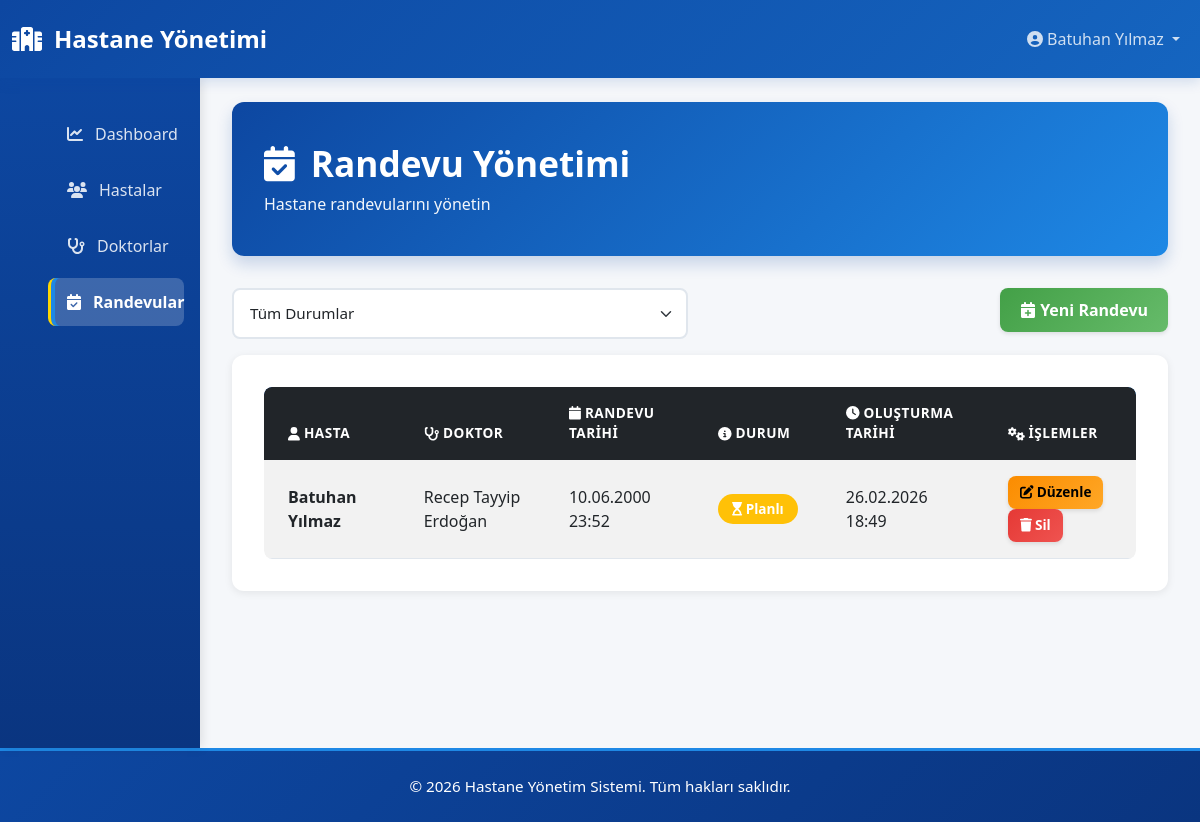
The page /appointments/ (signed in) on the database its author committed.
### user/models.py (models this page shows, shortened)
class CustomUser(AbstractUser):
    ROLE_CHOICES = (
        ('DOCTOR', 'Doctor'),
        ('SECRETARY', 'Secretary'),
    )
    role = models.CharField(max_length=20, choices=ROLE_CHOICES)
    phone = models.CharField(max_length=20, blank=True, null=True)
    created_at = models.DateTimeField(auto_now_add=True)

### appointment/models.py (models this page shows, shortened)
class Appointment(models.Model):
    STATUS_CHOICES = (
        ("SCHEDULED", "Scheduled"),
        ("COMPLETED", "Completed"),
        ("CANCELLED", "Cancelled"),
    )
    patient = models.ForeignKey(Patient, on_delete=models.CASCADE)
    doctor = models.ForeignKey(Doctor, on_delete=models.CASCADE)
    appointment_date = models.DateTimeField()
    status = models.CharField(max_length=20, choices=STATUS_CHOICES, default="SCHEDULED")
    notes = models.TextField(blank=True, null=True)
    created_at = models.DateTimeField(auto_now_add=True)

### patient/models.py (models this page shows, shortened)
class Patient(models.Model):
    GENDER_CHOICES = [
        ('M', 'Erkek'),
        ('F', 'Kadın'),
    ]
    first_name = models.CharField(max_length=100)
    last_name = models.CharField(max_length=100)
    national_id = models.CharField(max_length=20, unique=True)
    date_of_birth = models.DateField()
    gender = models.CharField(max_length=10, choices=GENDER_CHOICES)
    phone = models.CharField(max_length=20)
    email = models.EmailField(blank=True, null=True)
    address = models.CharField(max_length=255, blank=True, null=True)
    blood_type = models.CharField(max_length=10, blank=True, null=True)
    allergies = models.TextField(blank=True, null=True)
    created_at = models.DateTimeField(auto_now_add=True)
    updated_at = models.DateTimeField(auto_now=True)
    class Meta:
        ordering = ['-created_at']

### doctor/models.py (models this page shows, shortened)
class Doctor(models.Model):
    user = models.OneToOneField(User, on_delete=models.CASCADE)
    license_number = models.CharField(max_length=100, unique=True)
    specialization = models.CharField(max_length=100)
    created_at = models.DateTimeField(auto_now_add=True)

### appointment/views.py (the view)
# urls.py: path("", AppointmentListView.as_view(), name="appointment_list"),
class AppointmentListView(LoginRequiredMixin, ListView):
    model = Appointment
    template_name = 'appointment_list.html'
    context_object_name = 'appointments'
    ordering = ['-appointment_date']

### templates/appointment_list.html (shortened to what this page needs)
{% extends 'base.html' %}
{% block content %}
<div class="page-header">
    <h1><i class="fas fa-calendar-check"></i> Randevu Yönetimi</h1>
    <p class="mt-2 mb-0">Hastane randevularını yönetin</p>
</div>
<div class="row mb-3">
    <div class="col-md-6">
        <form method="get" class="d-flex gap-2">
            <select name="status" class="form-select" onchange="this.form.submit()">
                <option value="">Tüm Durumlar</option>
            </select>
        </form>
    </div>
    <div class="col-md-6 text-end">
        <a href="{% url 'appointment_create' %}" class="btn btn-success">
            <i class="fas fa-calendar-plus"></i> Yeni Randevu
        </a>
    </div>
</div>
<div class="card">
    <div class="card-body">
        <div class="table-responsive">
            <table class="table table-striped table-hover">
                <thead class="table-dark">
                    <tr>
                        <th><i class="fas fa-user"></i> Hasta</th>
                        <th><i class="fas fa-stethoscope"></i> Doktor</th>
                        <th><i class="fas fa-calendar"></i> Randevu Tarihi</th>
                        <th><i class="fas fa-info-circle"></i> Durum</th>
                        <th><i class="fas fa-clock"></i> Oluşturma Tarihi</th>
                        <th><i class="fas fa-cogs"></i> İşlemler</th>
                    </tr>
                </thead>
                <tbody>
                    {% for appointment in appointments %}
                    <tr>
                        <td><strong>{{ appointment.patient.first_name }} {{ appointment.patient.last_name }}</strong></td>
                        <td>{{ appointment.doctor.user.first_name }} {{ appointment.doctor.user.last_name }}</td>
                        <td>{{ appointment.appointment_date|date:"d.m.Y H:i" }}</td>
                        <td>
                            {% if appointment.status == 'SCHEDULED' %}
                                <span class="badge bg-warning"><i class="fas fa-hourglass-start"></i> Planlı</span>
                            {% elif appointment.status == 'COMPLETED' %}
                                <span class="badge bg-success"><i class="fas fa-check-circle"></i> Tamamlandı</span>
                            {% else %}
                                <span class="badge bg-danger"><i class="fas fa-times-circle"></i> İptal Edildi</span>
                            {% endif %}
                        </td>
                        <td>{{ appointment.created_at|date:"d.m.Y H:i" }}</td>
                        <td>
                            <a href="{% url 'appointment_update' appointment.id %}" class="btn btn-sm btn-warning">
                                <i class="fas fa-edit"></i> Düzenle
                            </a>
                            <a href="{% url 'appointment_delete' appointment.id %}" class="btn btn-sm btn-danger"
                               onclick="return confirm('Emin misiniz?');">
                                <i class="fas fa-trash"></i> Sil
                            </a>
                        </td>
                    </tr>
                    {% empty %}
                    <tr>
                        <td colspan="6" class="text-center text-muted">
                            <i class="fas fa-inbox"></i> Randevu kaydı bulunamadı
                        </td>
                    </tr>
                    {% endfor %}
                </tbody>
            </table>
        </div>
    </div>
</div>
{% endblock %}

### templates/base.html (shortened to what this page needs)
<!DOCTYPE html>
<html lang="tr">
<head>
    <link href="https://cdn.jsdelivr.net/npm/bootstrap@5.3.0/dist/css/bootstrap.min.css" rel="stylesheet">
    <link rel="stylesheet" href="https://cdnjs.cloudflare.com/ajax/libs/font-awesome/6.4.0/css/all.min.css">
</head>
<body>
    <nav class="navbar navbar-expand-lg navbar-dark">
        <div class="container-fluid">
            <a class="navbar-brand" href="{% url 'dashboard' %}">
                <i class="fas fa-hospital"></i>
                Hastane Yönetimi
            </a>
            <div class="collapse navbar-collapse" id="navbarNav">
                <ul class="navbar-nav ms-auto">
                    <li class="nav-item dropdown">
                        <a class="nav-link dropdown-toggle" href="#" id="userDropdown" role="button" data-bs-toggle="dropdown" aria-expanded="false">
                            <i class="fas fa-user-circle"></i> {{ user.get_full_name|default:user.username }}
                        </a>
                    </li>
                </ul>
            </div>
        </div>
    </nav>
    <div class="container-fluid flex-grow-1">
        <div class="row h-100">
            <nav class="col-lg-2 sidebar d-none d-lg-block">
                <ul class="sidebar-menu">
                    <li>
                        <a href="{% url 'dashboard' %}" class="{% if request.resolver_match.url_name == 'dashboard' %}active{% endif %}">
                            <i class="fas fa-chart-line"></i>
                            <span>Dashboard</span>
                        </a>
                    </li>
                    <li>
                        <a href="{% url 'patient_list' %}" class="{% if 'patient' in request.resolver_match.url_name %}active{% endif %}">
                            <i class="fas fa-users"></i>
                            <span>Hastalar</span>
                        </a>
                    </li>
                    <li>
                        <a href="{% url 'doctor_list' %}" class="{% if 'doctor' in request.resolver_match.url_name %}active{% endif %}">
                            <i class="fas fa-stethoscope"></i>
                            <span>Doktorlar</span>
                        </a>
                    </li>
                    <li>
                        <a href="{% url 'appointment_list' %}" class="{% if 'appointment' in request.resolver_match.url_name %}active{% endif %}">
                            <i class="fas fa-calendar-check"></i>
                            <span>Randevular</span>
                        </a>
                    </li>
                </ul>
            </nav>
            <main class="col-lg-10 main-content">
                {% block content %}{% endblock %}
            </main>
        </div>
    </div>
    <footer>
        <p>&copy; 2026 Hastane Yönetim Sistemi. Tüm hakları saklıdır.</p>
    </footer>
</body>
</html>

### templates/base.html (style rules this page uses)
* { margin: 0; padding: 0; box-sizing: border-box; }
:root { --primary-color: #0d47a1; --primary-light: #1565c0; --primary-dark: #0a3580; --secondary-color: #1e88e5; --success-color: #43a047; --danger-color: #e53935; --warning-color: #fb8c00; --info-color: #1e88e5; --light-bg: #f5f7fa; --border-color: #e0e6ed; }
html, body { height: 100%; background-color: var(--light-bg); }
body { font-family: 'Segoe UI', Tahoma, Geneva, Verdana, sans-serif; color: #333; display: flex; flex-direction: column; }
.navbar { background: linear-gradient(135deg, var(--primary-color) 0%, var(--primary-light) 100%); box-shadow: 0 4px 12px rgba(13, 71, 161, 0.15); padding: 1rem 0; position: sticky; top: 0; z-index: 1030; }
.navbar-brand { font-weight: 700; font-size: 1.5rem; display: flex; align-items: center; gap: 12px; color: white !important; }
.navbar-dark .navbar-nav .nav-link { color: rgba(255, 255, 255, 0.8); transition: all 0.3s ease; margin-left: 1rem; }
.sidebar { background: linear-gradient(180deg, var(--primary-color) 0%, var(--primary-dark) 100%); min-height: calc(100vh - 80px - 50px); padding: 2rem 1rem; box-shadow: 2px 0 10px rgba(0, 0, 0, 0.1); position: sticky; top: 80px; }
.sidebar-menu { list-style: none; display: flex; flex-direction: column; gap: 0.5rem; }
.sidebar-menu a { color: rgba(255, 255, 255, 0.85); display: flex; align-items: center; gap: 12px; padding: 12px 16px; text-decoration: none; border-radius: 8px; transition: all 0.3s cubic-bezier(0.4, 0, 0.2, 1); border-left: 3px solid transparent; position: relative; }
.sidebar-menu a.active { background-color: rgba(255, 255, 255, 0.2); color: white; border-left-color: #ffd700; box-shadow: inset 4px 0 0 var(--info-color); font-weight: 600; }
.main-content { flex: 1; padding: 2rem 2rem; overflow-y: auto; }
.page-header { background: linear-gradient(135deg, var(--primary-color) 0%, var(--secondary-color) 100%); color: white; padding: 2.5rem 2rem; border-radius: 12px; margin-bottom: 2rem; box-shadow: 0 8px 16px rgba(13, 71, 161, 0.2); margin-top: -0.5rem; }
.page-header h1 { margin: 0; display: flex; align-items: center; gap: 1rem; font-size: 2.2rem; font-weight: 700; }
.page-header p { margin-top: 0.75rem; font-size: 1rem; opacity: 0.95; }
.card { border: none; border-radius: 12px; box-shadow: 0 2px 8px rgba(0, 0, 0, 0.08); transition: all 0.3s cubic-bezier(0.4, 0, 0.2, 1); overflow: hidden; margin-bottom: 1.5rem; }
.card-body { padding: 2rem; }
.btn { border-radius: 8px; font-weight: 600; padding: 0.625rem 1.25rem; transition: all 0.3s ease; border: none; box-shadow: 0 2px 4px rgba(0, 0, 0, 0.1); }
.btn-success { background: linear-gradient(135deg, var(--success-color), #66bb6a); }
.btn-danger { background: linear-gradient(135deg, var(--danger-color), #ef5350); }
.btn-warning { background: linear-gradient(135deg, var(--warning-color), #ffa726); }
.btn-sm { padding: 0.4rem 0.75rem; font-size: 0.85rem; }
.form-control, .form-select { border-radius: 8px; border: 2px solid var(--border-color); padding: 0.75rem 1rem; transition: all 0.3s ease; font-size: 0.95rem; }
.table { background-color: white; border-radius: 8px; overflow: hidden; margin-bottom: 0; }
.table-responsive { border-radius: 8px; }
.table thead { background: linear-gradient(135deg, var(--primary-color) 0%, var(--secondary-color) 100%); color: white; }
.table th { border: none; font-weight: 600; padding: 1rem 1.5rem; text-transform: uppercase; font-size: 0.85rem; letter-spacing: 0.5px; }
.table td { padding: 1rem 1.5rem; border-color: var(--border-color); vertical-align: middle; }
.table tbody tr { transition: all 0.2s ease; border-bottom: 1px solid var(--border-color); }
.badge { padding: 0.5rem 0.875rem; border-radius: 20px; font-weight: 600; font-size: 0.85rem; display: inline-block; }
footer { background: linear-gradient(135deg, var(--primary-color) 0%, var(--primary-dark) 100%); color: white; text-align: center; padding: 1.5rem; margin-top: auto; border-top: 3px solid var(--secondary-color); }
footer p { margin: 0; font-size: 0.95rem; }
.card, .page-header, .stat-card { animation: slideIn 0.3s ease; }

### rows shown on the page
CustomUser: get_full_name "Batuhan Yılmaz"
Appointment: patient.first_name "Batuhan", patient.last_name "Yılmaz", doctor.user.first_name "Recep Tayyip", doctor.user.last_name "Erdoğan", appointment_date "10.06.2000 23:52", status "SCHEDULED" (drawn), created_at "26.02.2026 18:49"
